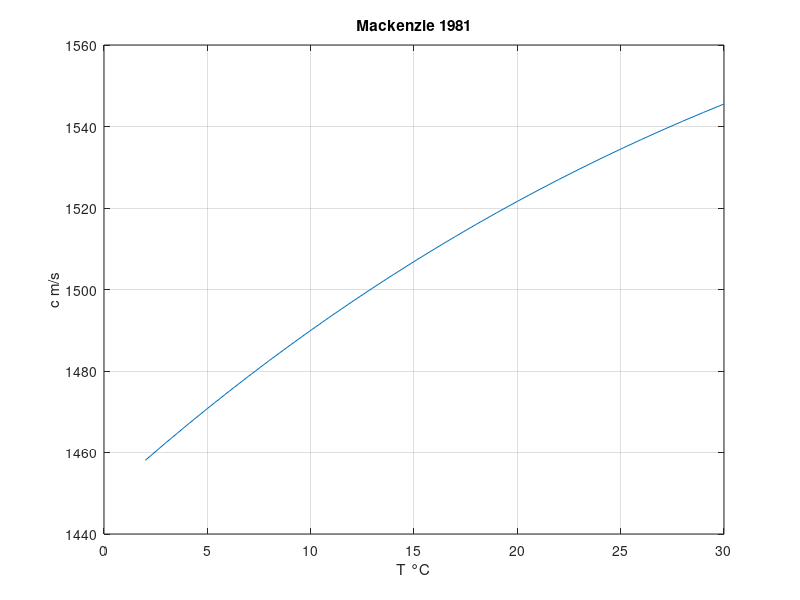

MATLAB code to generate this figure:
% Маккензи 1981
% 9-членный полином T/S/D

Tmax = 30; S = 35; D = 10;
T = 2:1:Tmax;
c = 1448.96 + 4.591*T - 5.304e-2*T.^2 + 2.374e-4*T.^3 + 1.340*(S-35) + 1.630e-2*D + 1.675e-7*D^2 - 1.025e-2*T*(S-35) - 7.139e-13*T*D^3;
figure;
plot(T, c);
title('Mackenzie 1981'); xlabel('T °C'); ylabel('c m/s'); grid on;

%{
@play
{
 "title": "Mackenzie 1981",
 "groups": [
  {
   "name": "Environment",
   "controls": [
    {
     "var": "Tmax",
     "label": "T max °C",
     "min": 5,
     "max": 30,
     "step": 1,
     "default": 30
    },
    {
     "var": "S",
     "label": "Salinity",
     "min": 30,
     "max": 40,
     "step": 1,
     "default": 35
    },
    {
     "var": "D",
     "label": "Depth m",
     "min": 0,
     "max": 4000,
     "step": 100,
     "default": 10
    }
   ]
  }
 ]
}
%}
